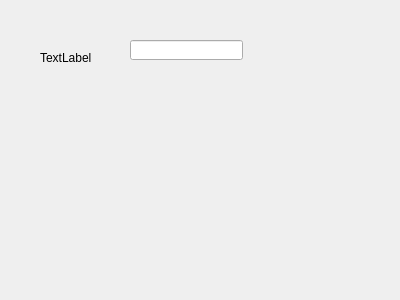
<?xml version="1.0" encoding="UTF-8"?>
<ui version="4.0">
 <class>Dialog</class>
 <widget class="QDialog" name="Dialog">
  <property name="geometry">
   <rect>
    <x>0</x>
    <y>0</y>
    <width>400</width>
    <height>300</height>
   </rect>
  </property>
  <property name="windowTitle">
   <string>Dialog</string>
  </property>
  <widget class="QLabel" name="label">
   <property name="geometry">
    <rect>
     <x>40</x>
     <y>50</y>
     <width>56</width>
     <height>16</height>
    </rect>
   </property>
   <property name="text">
    <string>TextLabel</string>
   </property>
  </widget>
  <widget class="QLineEdit" name="lineEdit">
   <property name="geometry">
    <rect>
     <x>130</x>
     <y>40</y>
     <width>113</width>
     <height>20</height>
    </rect>
   </property>
  </widget>
 </widget>
 <resources/>
 <connections/>
</ui>
